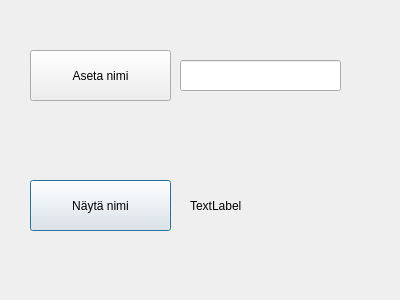
<?xml version="1.0" encoding="UTF-8"?>
<ui version="4.0">
 <class>Form2</class>
 <widget class="QDialog" name="Form2">
  <property name="geometry">
   <rect>
    <x>0</x>
    <y>0</y>
    <width>400</width>
    <height>300</height>
   </rect>
  </property>
  <property name="windowTitle">
   <string>Dialog</string>
  </property>
  <widget class="QLineEdit" name="textName">
   <property name="geometry">
    <rect>
     <x>180</x>
     <y>60</y>
     <width>161</width>
     <height>31</height>
    </rect>
   </property>
  </widget>
  <widget class="QPushButton" name="btnShowName">
   <property name="geometry">
    <rect>
     <x>30</x>
     <y>180</y>
     <width>141</width>
     <height>51</height>
    </rect>
   </property>
   <property name="text">
    <string>Näytä nimi</string>
   </property>
  </widget>
  <widget class="QLabel" name="labelName">
   <property name="geometry">
    <rect>
     <x>190</x>
     <y>190</y>
     <width>161</width>
     <height>31</height>
    </rect>
   </property>
   <property name="text">
    <string>TextLabel</string>
   </property>
  </widget>
  <widget class="QPushButton" name="btnSetName">
   <property name="geometry">
    <rect>
     <x>30</x>
     <y>50</y>
     <width>141</width>
     <height>51</height>
    </rect>
   </property>
   <property name="text">
    <string>Aseta nimi</string>
   </property>
  </widget>
 </widget>
 <resources/>
 <connections/>
</ui>
